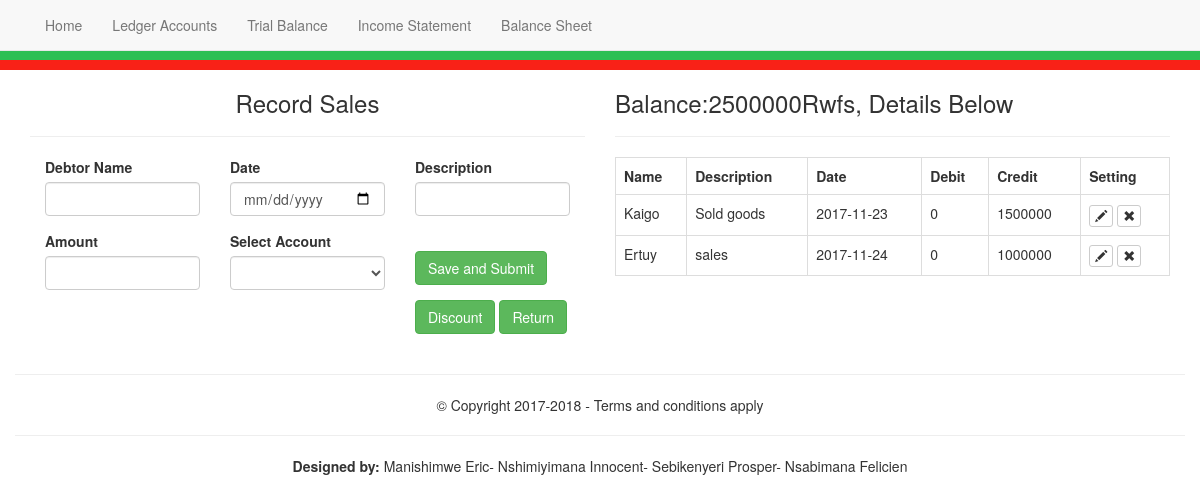
The page /sales.php on the database its author committed.
### tables this page shows
CREATE TABLE `sales` (
  `id` int(11) NOT NULL,
  `name` text NOT NULL,
  `returnin` int(11) NOT NULL,
  `timedate` text NOT NULL,
  `description` text NOT NULL,
  `debit` int(11) NOT NULL,
  `credit` int(11) NOT NULL
);

### sales.php (the view, shortened to what this page needs)
<?php
include 'includes/head.php';
include 'includes/navigation.php';
require_once 'includes/init.php';
?>
<?php
$sum1="SELECT SUM(debit) FROM sales";
$sum2="SELECT SUM(credit) FROM sales";
$bal1=$db->query($sum1);
$bal2=$db->query($sum2);
while ($record1=mysqli_fetch_assoc($bal1)) {
	$tot1=0;
$tot11=array_sum($record1);
$tot1=$tot1+$tot11;
}
while ($record2=mysqli_fetch_assoc($bal2)) {
	$tot2=0;
$tot22=array_sum($record2);
$tot2=$tot2+$tot22;
}
$diff=$tot2-$tot1;
$sales="SELECT * FROM sales";
$salesquery=$db->query($sales);
?>
<div class="container-fluid">
	<div class="col-md-6">
	   <h3 class="text-center">Record Sales </h3><hr>
<form class="form" method="post" action="sales.php">
	<div class="form-group col-md-4">
	<label for="names" >Debtor Name</label>
         <input type="text" name="name"  id="names" class="form-control">
	</div>
	     <div class="form-group col-md-4">
	     	<label for="timedates" >Date</label>
         <input type="date" name="timedate"  id="timedates" class="form-control">
	</div>
	<div class="form-group col-md-4">
		<label for="memos" >Description</label>
         <input type="text" name="memo"  id="memos" title="Description" class="form-control">
	</div>
	<div class="form-group col-md-4">
<label for="cr" >Amount</label>
         <input type="text" name="credit"  id="cr" class="form-control">
	</div>
	<div class="form-group col-md-4">
<label>Select Account</label>
         <select class="form-control">
         	<option value=""></option>
         	<option value="">Sales </option>
         </select>
	</div>
<div class="form-group col-md-4">
	<label for="submit"></label><br>
<input type="submit" id="submit" class="btn btn-success" name="submit" value="Save and Submit">
</div>
<div class="col-md-4">
  	<a href="disallowed.php" class=" btn btn-success">Discount</a>
    <a href="returnin.php" class=" btn btn-success">Return</a>
  </div>
</form>
    </div>
<div class="col-md-6">
	<h3> Balance:<?=$diff;?>Rwfs, Details Below </h3><hr>
	<table class="table table-bordered table-stripped">
		<tr>
			<td><b>Name</b></td>
			<td><b>Description</b></td>
			<td><b>Date</b></td>
			<td><b>Debit</b></td>
			<td><b>Credit</b></td>
			<td><b>Setting</b></td>
		</tr>
		<?php while($row=mysqli_fetch_assoc($salesquery)):?>
		<tr>
			<td><?=$row['name'];?></td>
			<td><?=$row['description'];?></td>
			<td><?=$row['timedate'];?></td>
			<td><?=$row['debit'];?></td>
			<td><?=$row['credit'];?></td>
			<td>
			<a href="" class="btn btn-xs btn-default"><span class="glyphicon glyphicon-pencil"></span></a>
			<a href="" class="btn btn-xs btn-default"><span class="glyphicon glyphicon-remove"></span></a>
			</td>
		</tr>
	<?php endwhile;?>
	</table>
</div>
</div>
<?php
include 'includes/footer.php';
?>

### css/main.css (style rules this page uses)
html,body { height: 100%; }

### rows shown on the page
sales: name "Kaigo", description "Sold goods", timedate "2017-11-23", debit "0", credit "1500000"
sales: name "Ertuy", description "sales", timedate "2017-11-24", debit "0", credit "1000000"

### other values the page prints
$diff "2500000"
